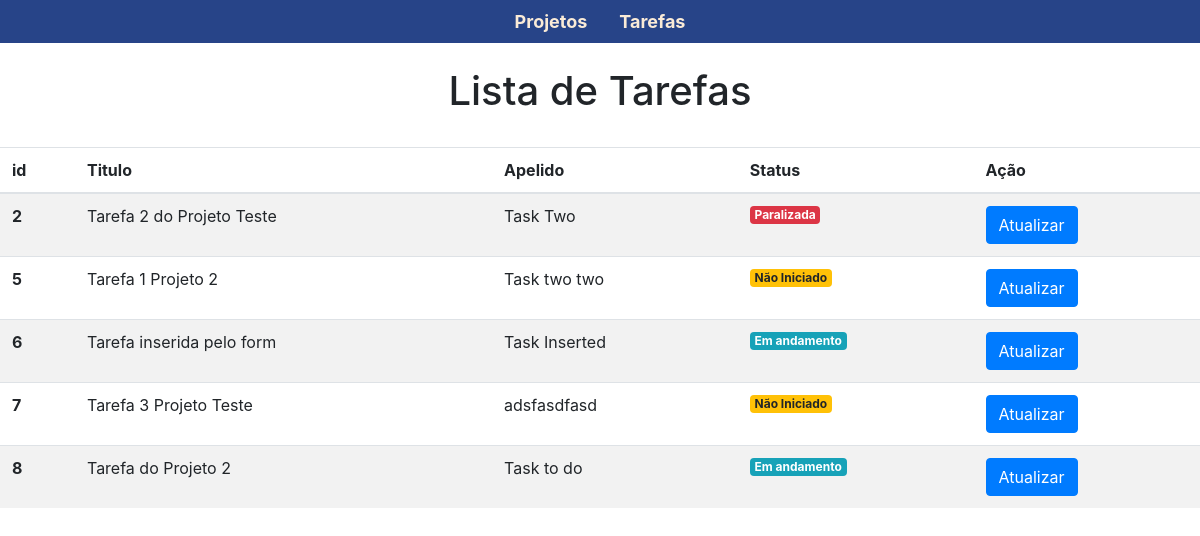
Screenshot of /pages/tasklist.php with the database file from the repository.
### tables this page shows
CREATE TABLE `tasks` (
  `id` int(3) NOT NULL,
  `project_id` int(11) NOT NULL,
  `title` varchar(200) NOT NULL,
  `task_name` varchar(100) NOT NULL,
  `task_desc` varchar(1000) NOT NULL,
  `state` int(1) NOT NULL,
  `start_date` date NOT NULL DEFAULT current_timestamp(),
  `end_date` date NOT NULL DEFAULT current_timestamp(),
  `resp` varchar(200) NOT NULL
);

### pages/tasklist.php (the view, shortened to what this page needs)
<link rel="stylesheet" href="https://stackpath.bootstrapcdn.com/bootstrap/4.1.3/css/bootstrap.min.css"
>
<!DOCTYPE html>
<html lang="en">
<head>
    <link rel="stylesheet" href="https://stackpath.bootstrapcdn.com/bootstrap/4.1.3/css/bootstrap.min.css"
>
</head>
<body>
    <?php include 'navbar.php'; ?>
    <div class="table-responsive" style="text-align:center; ">
        <br>
        <h1>Lista de Tarefas</h1><br>
        <table class="table table-striped">
            <thead>
                <tr>
                    <th scope="col">id</th>
                    <th scope="col">Titulo</th>
                    <th scope="col">Apelido</th>
                    <th scope="col">Status </th>
                    <th scope="col">Ação</th>
                </tr>
            </thead>
            <tbody>
                <?php
      $sql = "SELECT * FROM tasks ";
      $busca = mysqli_query($conexao, $sql);
      while($data = mysqli_fetch_assoc($busca)){
          $idTask = $data['id'];
          $title = $data['title'];
          $task_name = $data['task_name'];
          $status = $data['state'];
          if($status =='1'){
           $status = "<span class='badge badge-warning'>Não Iniciado</span>";
        }elseif($status =='2'){
            $status = "<span class='badge badge-info'>Em andamento</span>";
        }elseif($status =='3'){
            $status = "<span class='badge badge-danger'>Paralizada</span>";
        }elseif($status =='4'){
            $status = "<span class='badge badge-success'>Concluída</span>";
        }
          echo ' <tr>
          <th scope="row">'.$idTask.'</th>
          <td>'. $title.'</td>
          <td>'. $task_name.'</td>
          <td>'.$status.'</td>
          <td><a href="../forms/edit_task.php?id='.$idTask.'" class="btn btn-primary">Atualizar</a></td>
        </tr>';
      }
      ?>
            </tbody>
        </table>
    </div>
</body>
</html>

### pages/navbar.php (shortened to what this page needs)
<link rel="stylesheet" href="../style/custom.css">
<ul class="nav justify-content-center">
  <li class="nav-item">
    <a class="nav-link" href="../pages/index.php">Projetos</a>
  </li>
  <li class="nav-item">
    <a class="nav-link" href="../pages/tasklist.php">Tarefas</a>
  </li>
</ul>

### style/custom.css (style rules this page uses)
.nav { background-color: #274488; color: #1c1c1c; }
.nav-link { color: antiquewhite; font-size: large; font-weight: bold; transition: all; }

### rows the page displays
tasks: id "2", title "Tarefa 2 do Projeto Teste", task_name "Task Two", state "Paralizada"
tasks: id "5", title "Tarefa 1 Projeto 2", task_name "Task two two", state "Não Iniciado"
tasks: id "6", title "Tarefa inserida pelo form", task_name "Task Inserted", state "Em andamento"
tasks: id "7", title "Tarefa 3 Projeto Teste", task_name "adsfasdfasd", state "Não Iniciado"
tasks: id "8", title "Tarefa do Projeto 2", task_name "Task to do", state "Em andamento"
